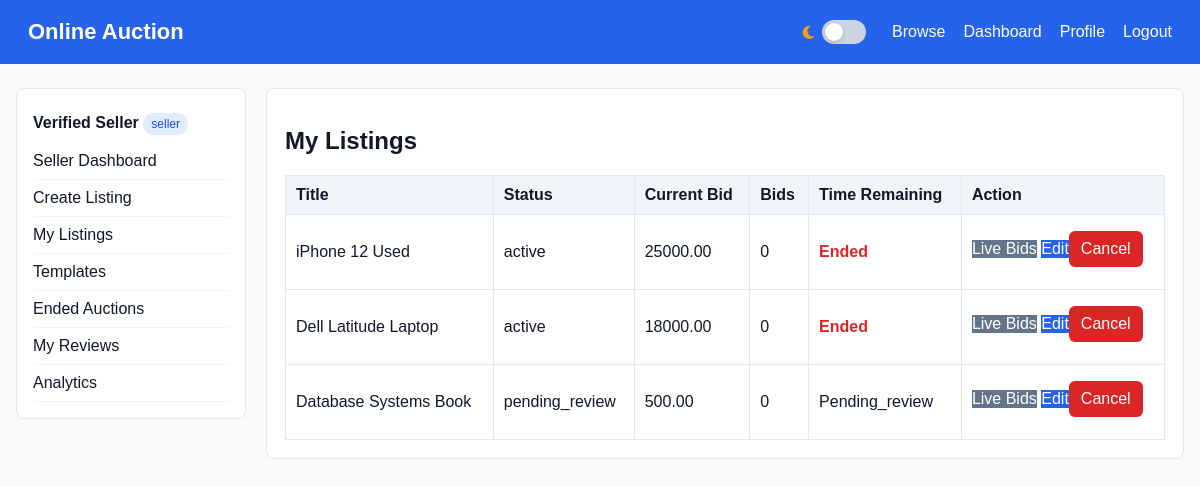
The page /index.php?page=seller_listings (signed in) on the database its author committed.
### tables this page shows
CREATE TABLE listings (
    id INT AUTO_INCREMENT PRIMARY KEY,
    seller_id INT NOT NULL,
    category_id INT NOT NULL,
    title VARCHAR(200) NOT NULL,
    description TEXT NOT NULL,
    `condition` ENUM('new','like_new','good','fair') NOT NULL,
    starting_price DECIMAL(10,2) NOT NULL,
    reserve_price DECIMAL(10,2) NULL,
    current_bid DECIMAL(10,2) DEFAULT 0.00,
    end_datetime DATETIME NOT NULL,
    status ENUM('pending_review','active','ended','cancelled','rejected') DEFAULT 'pending_review',
    winner_bid_id INT NULL,
    rejection_reason TEXT,
    suspension_reason TEXT,
    cancel_reason TEXT,
    is_featured TINYINT(1) DEFAULT 0,
    created_at TIMESTAMP DEFAULT CURRENT_TIMESTAMP,
    FOREIGN KEY (seller_id) REFERENCES users(id),
    FOREIGN KEY (category_id) REFERENCES categories(id)
);

### app/models/functions.php (called while the page is built, shortened)
<?php
function db_rows(mysqli $conn, string $sql, string $types = '', array $params = []): array {
    $stmt = mysqli_prepare($conn, $sql);
    if ($types) { mysqli_stmt_bind_param($stmt, $types, ...$params); }
    mysqli_stmt_execute($stmt);
    $result = mysqli_stmt_get_result($stmt);
    return $result ? mysqli_fetch_all($result, MYSQLI_ASSOC) : [];
}
function render_view(string $view, array $data = []): void {
    extract($data);
    $viewFile = __DIR__ . '/../views/' . $view . '.php';
    require __DIR__ . '/../views/layouts/header.php';
    require $viewFile;
    require __DIR__ . '/../views/layouts/footer.php';
}
function listing_by_seller(mysqli $conn, int $seller): array { return db_rows($conn, 'SELECT l.*, c.name category_name, (SELECT COUNT(*) FROM bids b WHERE b.listing_id=l.id) bid_count, TIMESTAMPDIFF(SECOND, NOW(), l.end_datetime) seconds_left FROM listings l JOIN categories c ON c.id=l.category_id WHERE l.seller_id=? ORDER BY l.created_at DESC', 'i', [$seller]); }
?>

### app/controllers/functions.php (called while the page is built, shortened)
<?php
require_once __DIR__ . '/../models/functions.php';
function seller_listings(mysqli $conn): void { require_seller_verified(); listing_close_expired_auctions($conn); $rows = listing_by_seller($conn, current_user_id()); render_view('seller/listings', compact('rows')); }
?>

### config/helpers.php (called while the page is built, shortened)
<?php
function e($value) {
    return htmlspecialchars((string)$value, ENT_QUOTES, 'UTF-8');
}
function current_user_id() {
    return $_SESSION['user_id'] ?? null;
}
?>

### app/views/seller/listings.php (the view)
<div class="card"><h1>My Listings</h1><table><tr><th>Title</th><th>Status</th><th>Current Bid</th><th>Bids</th><th>Time Remaining</th><th>Action</th></tr><?php foreach($rows as $r): ?><tr><td><?= e($r['title']) ?></td><td><?= e($r['status']) ?></td><td><?= e($r['current_bid']) ?></td><td><?= e($r['bid_count']) ?></td><td><?php if($r['status']==='active'): ?><span class="countdown" data-countdown="<?= e($r['end_datetime']) ?>"><?= e($r['end_datetime']) ?></span><?php else: ?><?= e(ucfirst($r['status'])) ?><?php endif; ?></td><td><a class="btn secondary" href="index.php?page=auction&id=<?= $r['id'] ?>">Live Bids</a><?php if((int)$r['bid_count']===0 && in_array($r['status'], ['pending_review','active'], true)): ?> <a class="btn" href="index.php?page=edit_listing&id=<?= $r['id'] ?>">Edit</a><form method="post" action="index.php?page=cancel_listing" style="display:inline"><input type="hidden" name="listing_id" value="<?= $r['id'] ?>"><input type="hidden" name="reason" value="Cancelled by seller before any bid"><button class="danger" style="width:auto;padding:9px 12px">Cancel</button></form><?php endif; ?></td></tr><?php endforeach; ?></table></div>

### assets/css/style.css (style rules this page uses)
* { box-sizing:border-box }
body { margin:0;font-family:Arial,Helvetica,sans-serif;background:#f8fafc;color:#111827 }
.card { background:#fff;border:1px solid #e5e7eb;border-radius:8px;padding:18px;margin-bottom:18px }
input,select,textarea,button { width:100%;padding:10px;border:1px solid #d1d5db;border-radius:6px;margin:6px 0 12px;font:inherit }
button,.btn { background:#2563eb;color:#fff;border:0;text-decoration:none;display:inline-block;text-align:center;cursor:pointer }
.btn.secondary,button.secondary { background:#64748b }
.btn.danger,button.danger { background:#dc2626 }
table { width:100%;border-collapse:collapse;background:#fff }
th,td { padding:10px;border:1px solid #e5e7eb;text-align:left }
th { background:#f1f5f9 }
.countdown { font-weight:700;color:#dc2626 }

### rows shown on the page
listings: title "iPhone 12 Used", status "active", current_bid "25000.00", bid_count "0"
listings: title "Dell Latitude Laptop", status "active", current_bid "18000.00", bid_count "0"
listings: title "Database Systems Book", status "pending_review", current_bid "500.00", bid_count "0", status "Pending_review"

### other values the page prints
$_SESSION['user_name'] "Verified Seller"
current_role() "seller"
$label "Seller Dashboard Create Listing My Listings Templates Ended Auctions My Reviews Analytics"
